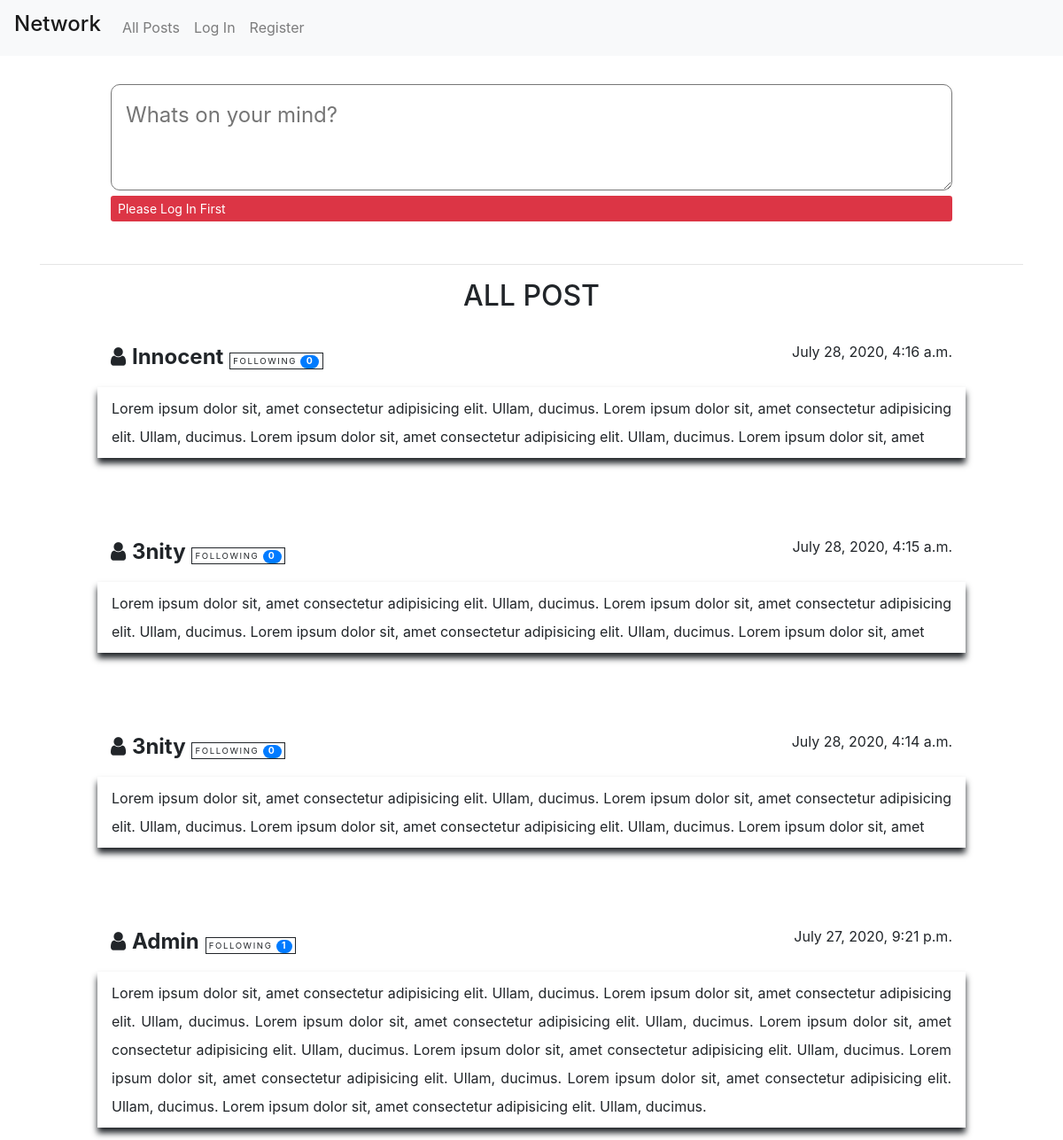
The page / on the database its author committed.
### network/models.py (models this page shows, shortened)
class Post(models.Model):
    user = models.ForeignKey("User", on_delete=models.CASCADE, related_name="post_author")
    body = models.TextField(blank=True)
    timestamp = models.DateTimeField(auto_now_add=True)
    totalLikes = models.IntegerField()
    totalDislikes = models.IntegerField()
    totalFollower = models.IntegerField()
    totalComment = models.IntegerField()

class User(AbstractUser):
    pass

### network/views.py (the view)
# urls.py: path("", views.index, name="index"),
def index(request):
    if request.POST:
        res = request.POST['post-body']
        post = Post(user=request.user, body=res)
        post.save()
    posts = Post.objects.all().order_by('-pk')
    context = {'posts': posts}
    return render(request, "network/index.html", context)

### network/templates/network/index.html (shortened to what this page needs)
{% extends "network/layout.html" %}
{% block body %}
<div class="container">
  <div class="compose-post">
    <form action="" method="post">
      <textarea name="post-body" id="post-textarea" placeholder="Whats on your mind?"></textarea>
      {% if user.is_authenticated %}
      <input type="submit" value="Post" class="btn btn-primary">
      {% else %}
      <div class="btn-sm btn-danger">
        Please Log In First
      </div>
      {% endif %}
    </form>
  </div>
  <hr>
  <center>
    <h2>ALL POST</h2>
  </center>
  <br>
  <div class="container all-post-container">
    {% for post in posts %}
    <div class="row single-post">
      <div class="col-md-6" onclick="alert('User Profile')">
        <span class="post-author">
          <i class="fa fa-user"></i>
          <span><b style="text-transform: capitalize; cursor: pointer;">{{ post.user.username }}</b></span>
        </span>
        <small class="follow-btn"><span>FOLLOWING</span>
          <span class="badge badge-pill badge-primary">{{ post.totalFollower }}</span>
        </small>
      </div>
      <div class="col-md-6 timestamp">
        {{ post.timestamp }}
      </div>
      <br>
      <div class="col-12 post-body">
        {{ post.body }}
      </div>
    </div>
    <br>
    {% empty %}
    <div class="row">
      <center><h2>No Post Yet!</h2></center>
    </div>
    {% endfor %}
  </div>
  <br>
  <br>
  <br>
  <br>
</div>
{% endblock %}

### network/static/network/styles.css (style rules this page uses)
.compose-post { padding: 2rem 5rem; }
#post-textarea { width: 100%; height: 15vh; border-radius: 10px; font-size: 1.5rem; padding: 1rem; }
.all-post-container { padding: 0 5rem; }
.single-post { margin-bottom: 3rem; }
.post-author { font-size: 1.5rem; }
.follow-btn { padding: .2rem; border: 1px solid; font-size: .6rem; letter-spacing: .1rem; cursor: pointer; }
.follow-btn .badge { font-size: .65rem; }
.timestamp { display: flex; justify-content: flex-end; }
.post-body { margin: 1rem 0; padding: .5rem 1rem; box-shadow: 0px 6px 7px 0px; line-height: 2rem; text-align: justify; }

### rows shown on the page
Post: user.username "Innocent", totalFollower "0", timestamp "July 28, 2020, 4:16 a.m.", body "Lorem ipsum dolor sit, amet consectetur adipisicing elit. Ullam, ducimus. Lorem ipsum dolor sit, amet consectetur adipisicing elit. Ullam, ducimus. Lorem ipsum dolor sit, amet consectetur adipisicing elit. Ullam, ducimus. Lorem ipsum dolor sit, amet"
Post: user.username "3nity", totalFollower "0", timestamp "July 28, 2020, 4:15 a.m.", body "Lorem ipsum dolor sit, amet consectetur adipisicing elit. Ullam, ducimus. Lorem ipsum dolor sit, amet consectetur adipisicing elit. Ullam, ducimus. Lorem ipsum dolor sit, amet consectetur adipisicing elit. Ullam, ducimus. Lorem ipsum dolor sit, amet"
Post: user.username "3nity", totalFollower "0", timestamp "July 28, 2020, 4:14 a.m.", body "Lorem ipsum dolor sit, amet consectetur adipisicing elit. Ullam, ducimus. Lorem ipsum dolor sit, amet consectetur adipisicing elit. Ullam, ducimus. Lorem ipsum dolor sit, amet consectetur adipisicing elit. Ullam, ducimus. Lorem ipsum dolor sit, amet"
Post: user.username "Admin", totalFollower "1", timestamp "July 27, 2020, 9:21 p.m.", body "Lorem ipsum dolor sit, amet consectetur adipisicing elit. Ullam, ducimus. Lorem ipsum dolor sit, amet consectetur adipisicing elit. Ullam, ducimus. Lorem ipsum dolor sit, amet consectetur adipisicing elit. Ullam, ducimus. Lorem ipsum dolor sit, amet consectetur adipisicing elit. Ullam, ducimus. Lorem ipsum dolor sit, amet consectetur adipisicing elit. Ullam, ducimus. Lorem ipsum dolor sit, amet consectetur adipisicing elit. Ullam, ducimus. Lorem ipsum dolor sit, amet consectetur adipisicing elit. Ullam, ducimus. Lorem ipsum dolor sit, amet consectetur adipisicing elit. Ullam, ducimus."
